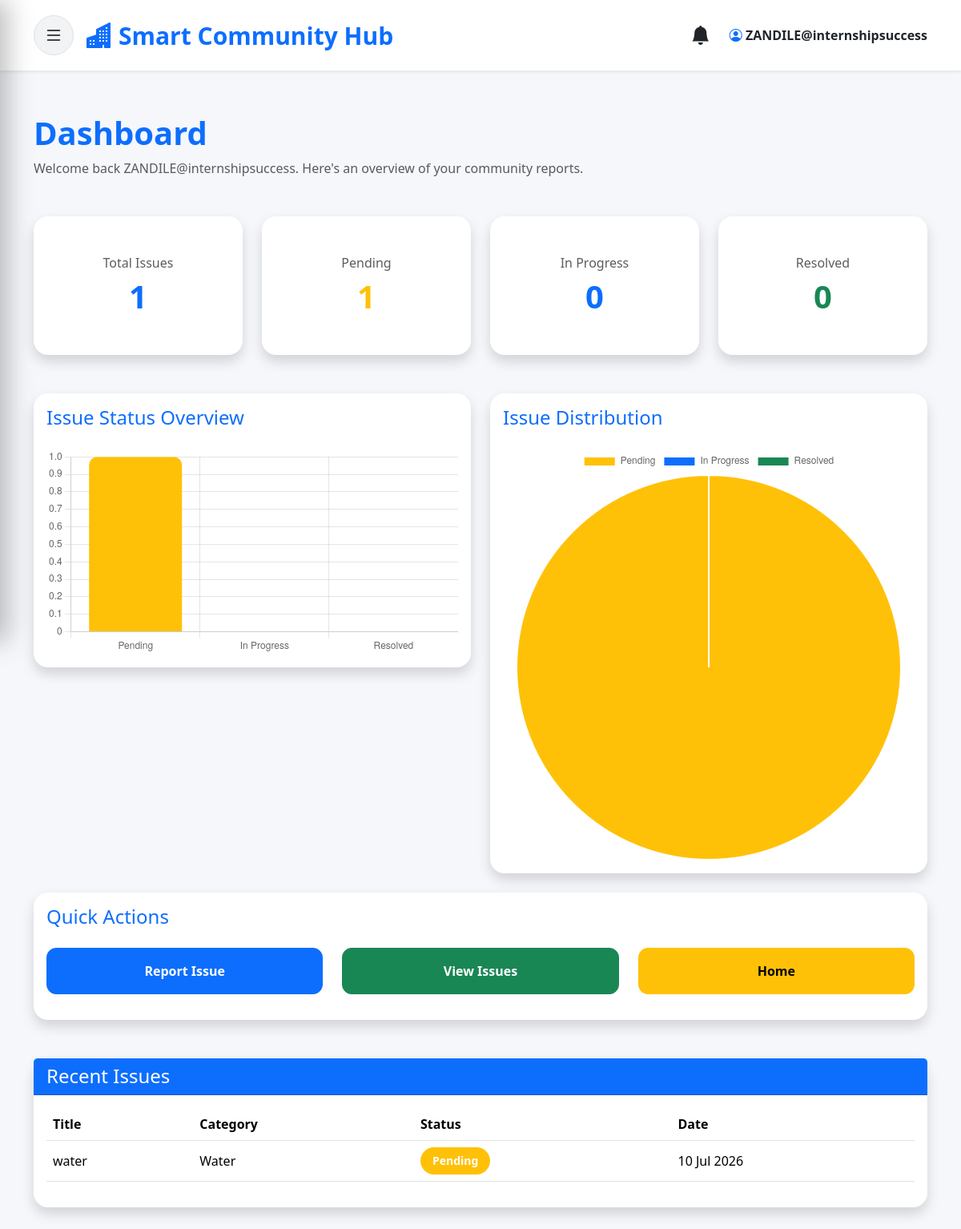
The page /issues/dashboard/ (signed in) on the database as committed earlier.
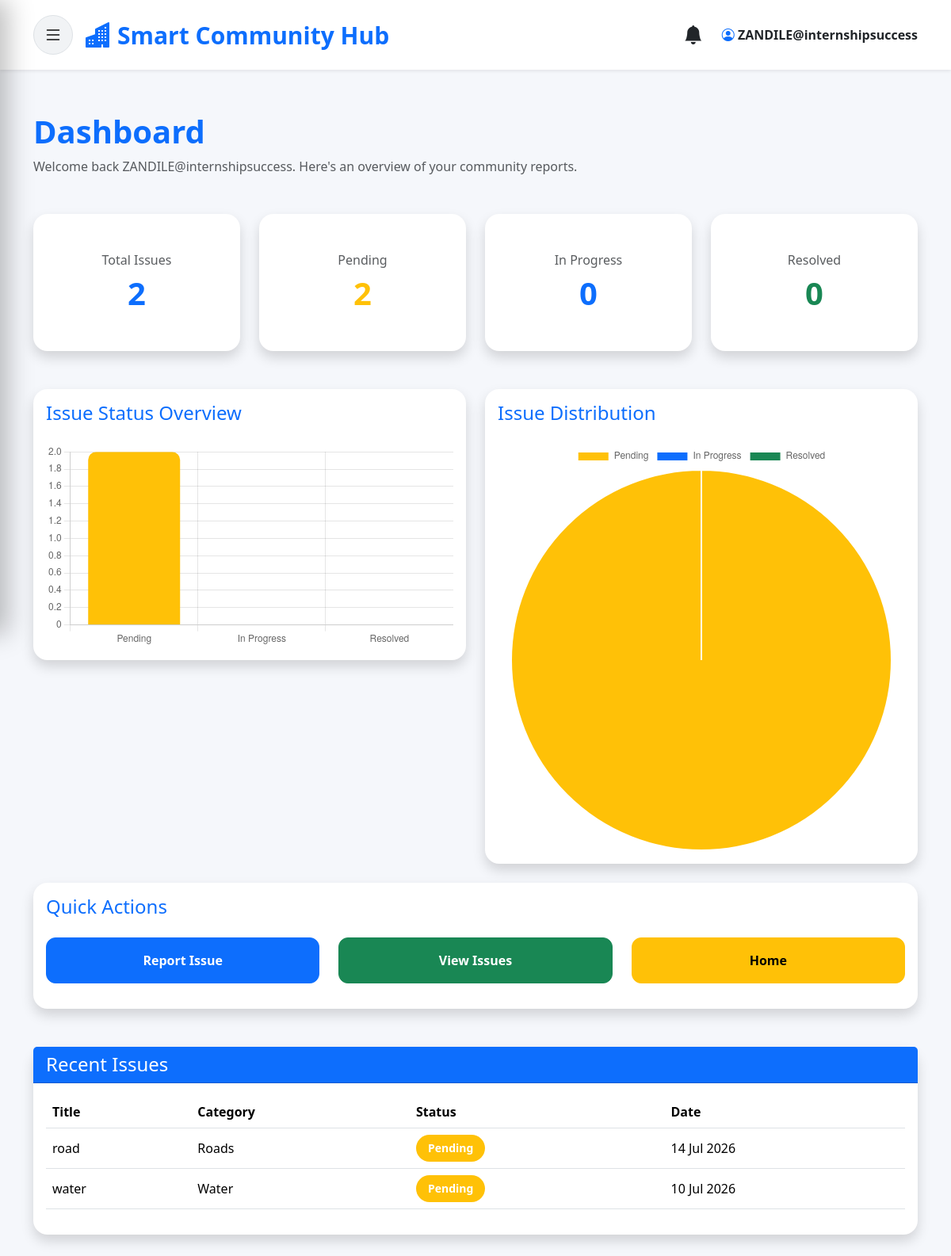
The same page on the database as committed later.
### issues/models.py (models this page shows, shortened)
class Issue(models.Model):
    CATEGORY_CHOICES = [
        ('Water', 'Water'),
        ('Electricity', 'Electricity'),
        ('Roads', 'Roads'),
        ('Crime', 'Crime'),
        ('Dumping', 'Illegal Dumping'),
    ]
    STATUS_CHOICES = [
        ('Pending', 'Pending'),
        ('In Progress', 'In Progress'),
        ('Resolved', 'Resolved'),
    ]
    user = models.ForeignKey(
        User,
        on_delete=models.CASCADE
    )
    title = models.CharField(max_length=200)
    description = models.TextField()
    category = models.CharField(
        max_length=50,
        choices=CATEGORY_CHOICES
    )
    location = models.CharField(max_length=200)
    image = models.ImageField(
        upload_to='issues/',
        blank=True,
        null=True
    )
    status = models.CharField(
        max_length=50,
        choices=STATUS_CHOICES,
        default='Pending'
    )
    created_at = models.DateTimeField(
        auto_now_add=True
    )

### issues/views.py (the view)
# urls.py: path("", include("dashboard.urls")),
@login_required
def dashboard(request):
    total_issues = Issue.objects.filter(
        user=request.user
    ).count()
    pending = Issue.objects.filter(
        user=request.user,
        status="Pending"
    ).count()
    in_progress = Issue.objects.filter(
        user=request.user,
        status="In Progress"
    ).count()
    resolved = Issue.objects.filter(
        user=request.user,
        status="Resolved"
    ).count()
    recent_issues = Issue.objects.filter(
        user=request.user
    ).order_by("-created_at")[:5]
    chart_labels = [
        "Pending",
        "In Progress",
        "Resolved"
    ]
    chart_data = [
        pending,
        in_progress,
        resolved
    ]
    context = {
        "total_issues": total_issues,
        "pending": pending,
        "in_progress": in_progress,
        "resolved": resolved,
        "recent_issues": recent_issues,
        "chart_labels": json.dumps(chart_labels),
        "chart_data": json.dumps(chart_data),
    }
    return render(
        request,
        "issues/dashboard.html",
        context
    )

### issues/templates/issues/dashboard.html (shortened to what the changed rows need)
{% extends 'base/base.html' %}
{% block content %}
<div class="container py-4">
    <div class="mb-5">
        <h1 class="fw-bold text-primary">
             Dashboard
        </h1>
    </div>
    <div class="row">
        <div class="col-md-6 col-lg-3 mb-4">
            <a href="/issues/" class="text-decoration-none">
                <div class="card stats-card shadow border-0 text-center">
                    <div class="card-body">
                        <h6 class="text-muted">
                            Total Issues
                        </h6>
                        <h2 class="fw-bold text-primary">
                            {{ total_issues }}
                        </h2>
                    </div>
                </div>
            </a>
        </div>
        <div class="col-md-6 col-lg-3 mb-4">
            <a href="/issues/?status=Pending" class="text-decoration-none">
                <div class="card stats-card shadow border-0 text-center">
                    <div class="card-body">
                        <h6 class="text-muted">
                            Pending
                        </h6>
                        <h2 class="fw-bold text-warning">
                            {{ pending }}
                        </h2>
                    </div>
                </div>
            </a>
        </div>
        <div class="col-md-6 col-lg-3 mb-4">
            <a href="/issues/?status=In Progress" class="text-decoration-none">
                <div class="card stats-card shadow border-0 text-center">
                    <div class="card-body">
                        <h2 class="fw-bold text-primary">
                            {{ in_progress }}
                        </h2>
                    </div>
                </div>
            </a>
        </div>
        <div class="col-md-6 col-lg-3 mb-4">
            <a href="/issues/?status=Resolved" class="text-decoration-none">
                <div class="card stats-card shadow border-0 text-center">
                    <div class="card-body">
                        <h2 class="fw-bold text-success">
                            {{ resolved }}
                        </h2>
                    </div>
                </div>
            </a>
        </div>
    </div>
    <div class="row mt-4">
        <div class="col-lg-6 mb-4">
            <div class="card shadow border-0">
                <div class="card-body">
                    <h4 class="text-primary mb-4">
                        Issue Status Overview
                    </h4>
                    <canvas id="barChart"></canvas>
                </div>
            </div>
        </div>
    </div>
    <div class="card shadow border-0">
        <div class="card-body">
            {% if recent_issues %}
            <div class="table-responsive">
                <table class="table table-hover align-middle">
                    <thead>
                        <tr>
                            <th>Title</th>
                            <th>Category</th>
                            <th>Status</th>
                            <th>Date</th>
                        </tr>
                    </thead>
                    <tbody>
                        {% for issue in recent_issues %}
                        <tr>
                            <td>
                                {{ issue.title }}
                            </td>
                            <td>
                                {{ issue.category }}
                            </td>
                            <td>
                                {% if issue.status == "Pending" %}
                                    <span class="badge bg-warning">
                                        Pending
                                    </span>
                                {% elif issue.status == "In Progress" %}
                                    <span class="badge bg-primary">
                                        In Progress
                                    </span>
                                {% else %}
                                    <span class="badge bg-success">
                                        Resolved
                                    </span>
                                {% endif %}
                            </td>
                            <td>
                                {{ issue.created_at|date:"d M Y" }}
                            </td>
                        </tr>
                        {% endfor %}
                    </tbody>
                </table>
            </div>
            {% else %}
            <div class="text-center py-5">
                <h5 class="text-muted">
                    No issues reported yet.
                </h5>
            </div>
            {% endif %}
        </div>
    </div>
</div>
<script>
const labels = {{ chart_labels|safe }};
const data = {{ chart_data|safe }};
new Chart(document.getElementById('barChart'), {
    type: 'bar',
    data: {
        labels: labels,
        datasets: [{
            label: 'Issues',
            data: data,
            backgroundColor: [
                '#ffc107',
                '#0d6efd',
                '#198754'
            ],
            borderRadius: 10
        }]
    },
    options: {
        responsive: true,
        plugins: {
            legend: {
                display: false
            }
        }
    }
});
new Chart(document.getElementById('pieChart'), {
    type: 'pie',
    data: {
        labels: labels,
        datasets: [{
            data: data,
            backgroundColor: [
                '#ffc107',
                '#0d6efd',
                '#198754'
            ]
        }]
    }
});
</script>
{% endblock %}

Rows that differ between the two databases and show on the page:
added Issue: title "road", category "Roads", status "Pending", created_at "14 Jul 2026"
Other text that changed with them:
{{ total_issues }}: "1" → "2"
{{ pending }}: "1" → "2"
chart data {{ chart_data|safe }}: [1, 0, 0] → [2, 0, 0]
